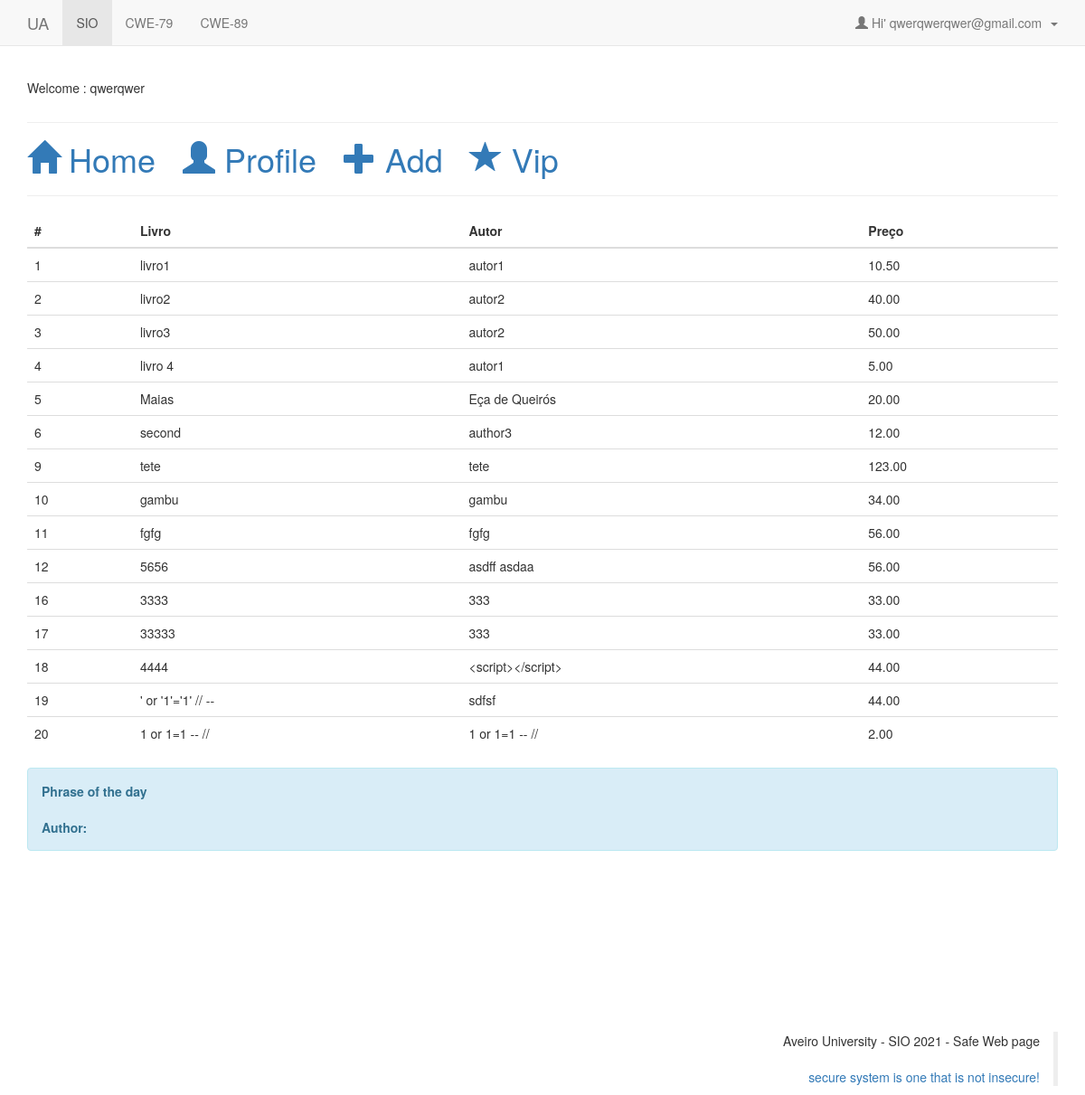
The page /web/public/home.php (signed in) on the database its author committed.
### tables this page shows
CREATE TABLE `users` (
  `user_id` int NOT NULL AUTO_INCREMENT,
  `user_name` varchar(15) NOT NULL,
  `user_email` varchar(40) NOT NULL,
  `user_pass` varchar(255) NOT NULL,
  `joining_date` timestamp NOT NULL DEFAULT CURRENT_TIMESTAMP,
  `user_type` varchar(40) NOT NULL,
  PRIMARY KEY (`user_id`)
);

CREATE TABLE `books` (
  `id` bigint unsigned NOT NULL AUTO_INCREMENT,
  `name` varchar(45) DEFAULT NULL,
  `author` varchar(45) DEFAULT NULL,
  `price` decimal(10,2) DEFAULT NULL,
  `user_id` int NOT NULL,
  PRIMARY KEY (`id`),
  UNIQUE KEY `id` (`id`)
);

### web/public/class.user.php (called while the page is built, shortened)
<?php
class USER
{
	private $conn;
	public function __construct()
	{
		$database = new Database();
		$db = $database->dbConnection();
		$this->conn = $db;
    }
	public function runQuery($sql)
	{
		$stmt = $this->conn->prepare($sql);
		return $stmt;
	}
}
?>

### web/public/home.php (the view, shortened to what this page needs)
<?php include "header.php"; ?>
<?php include "functions.php"; ?>
<table class="table" id="tab_livros">
        <thead>
                <tr>
                        <th scope="col">#</th>
                        <th scope="col">Livro</th>
                        <th scope="col">Autor</th>
                        <th scope="col">Preço</th>
                </tr>
        </thead>
        <tbody id="books_tbody">
                <?php
                global $connection;
                $query = "select * from books;";
                $result = mysqli_query($connection, $query);
                if ($result->num_rows > 0) {
                        while ($row = mysqli_fetch_array($result)) {
                                echo "<tr>";
                                echo "<td>" . $row[0] . "</td>";
                                echo "<td>" . $row[1] . "</td> ";
                                echo "<td>" . $row[2] . "</td>";
                                echo "<td>" . $row[3] . "</td>";
                                echo "</tr>";
                        }
                } else {
                        echo "0 results";
                }
                ?>
        </tbody>
</table>
<div class="alert alert-info">
</div>
<?php include "footer.php"; ?>

### web/public/header.php (shortened to what this page needs)
<?php
	require_once("class.user.php");
	$auth_user = new USER();
	$user_id = $_SESSION['user_session'];
	$stmt = $auth_user->runQuery("SELECT * FROM users WHERE user_id=:user_id");
	$stmt->execute(array(":user_id"=>$user_id));
	$userRow=$stmt->fetch(PDO::FETCH_ASSOC);
?>
<!DOCTYPE html PUBLIC "-//W3C//DTD XHTML 1.0 Transitional//EN" "http://www.w3.org/TR/xhtml1/DTD/xhtml1-transitional.dtd">
<html xmlns="http://www.w3.org/1999/xhtml">
<head>
<link rel="stylesheet" href="https://maxcdn.bootstrapcdn.com/bootstrap/3.4.1/css/bootstrap.min.css">
</head>
<body>
<nav class="navbar navbar-default navbar-fixed-top">
    <div class="container">
        <div class="navbar-header">
            <a class="navbar-brand" href="https://www.ua.pt/" target="_blank">UA</a>
        </div>
        <div id="navbar" class="navbar-collapse collapse">
            <ul class="nav navbar-nav">
                <li class="active"><a href="http://sweet.ua.pt/jpbarraca/course/sio-2021/main/" target="_blank">SIO</a>
                </li>
                <li><a href="https://cwe.mitre.org/data/definitions/79.html" target="_blank">CWE-79</a></li>
                <li><a href="https://cwe.mitre.org/data/definitions/89.html" target="_blank">CWE-89</a></li>
            </ul>
            <ul class="nav navbar-nav navbar-right">
                <li class="dropdown">
                    <a href="#" class="dropdown-toggle" data-toggle="dropdown" role="button" aria-haspopup="true"
                       aria-expanded="false">
                        <span class="glyphicon glyphicon-user"></span>&nbsp;Hi' <?php echo $userRow['user_email']; ?>
                        &nbsp;<span class="caret"></span></a>
                </li>
            </ul>
        </div>
    </div>
</nav>
<div class="container-fluid" style="margin-top:80px;">
    <div class="container">
        <label class="h5">Welcome : <?php print($userRow['user_name']); ?></label>
        <hr/>
        <h1>
            <a href="home.php"><span class="glyphicon glyphicon-home"></span> Home</a> &nbsp;
            <a href="profile.php"><span class="glyphicon glyphicon-user"></span> Profile</a> &nbsp;
            <a href="book_add.php"><span class="glyphicon glyphicon-plus"></span> Add</a> &nbsp;
            <?php
            if ($_SESSION['user_type'] == 'admin') {
                echo '<a href="vip.php"><span class="glyphicon glyphicon-star"></span> Vip</a>';
            }
            ?>
        </h1>
        <hr/>

### rows shown on the page
users: user_email "qwerqwerqwer@gmail.com", user_name "qwerqwer"
books: id "1", name "livro1", author "autor1", price "10.50"
books: id "2", name "livro2", author "autor2", price "40.00"
books: id "3", name "livro3", author "autor2", price "50.00"
books: id "4", name "livro 4", author "autor1", price "5.00"
books: id "5", name "Maias", author "Eça de Queirós", price "20.00"
books: id "6", name "second", author "author3", price "12.00"
books: id "9", name "tete", author "tete", price "123.00"
books: id "10", name "gambu", author "gambu", price "34.00"
books: id "11", name "fgfg", author "fgfg", price "56.00"
books: id "12", name "5656", author "asdff asdaa", price "56.00"
books: id "16", name "3333", author "333", price "33.00"
books: id "17", name "33333", author "333", price "33.00"
books: id "18", name "4444", author "<script></script>", price "44.00"
books: id "19", name "' or '1'='1' // --", author "sdfsf", price "44.00"
books: id "20", name "1 or 1=1 -- //", author "1 or 1=1 -- //", price "2.00"
